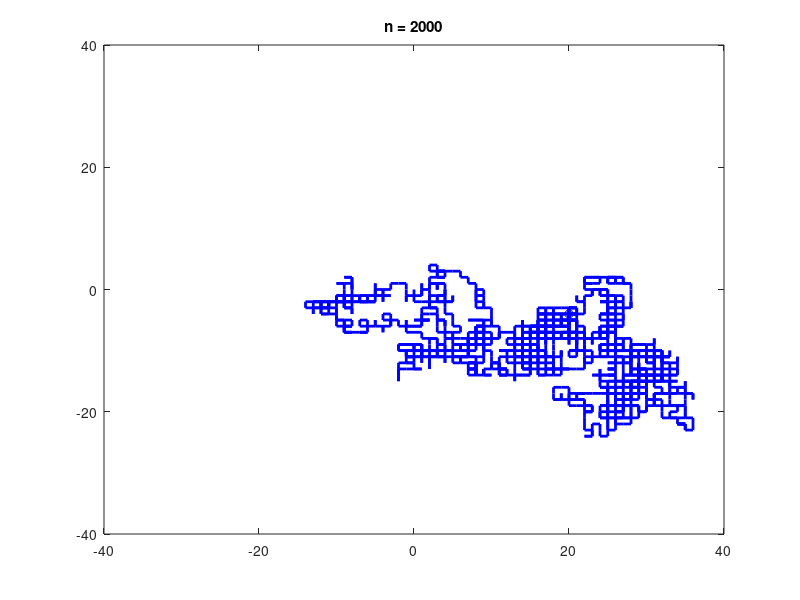

Source code (MATLAB):
close all    

X = [0 0];
h =plot(X(1),X(2), 'o')
maxAx =5;
axis([-maxAx maxAx -maxAx maxAx])
hold on

title('n = 0')
pause()

%Four step directions
Step = [-1 0;1 0;0 1;0 -1];

for n =1:2000
    delete(h)
    direction = randi(4); %random direction uniform integer in [1,4]
    dX = Step(direction,:);
    plot([X(1) X(1)+dX(1)], [X(2), X(2)+dX(2)],'b', 'linewidth',2)
    X = X+dX; 
       
    h = plot([X(1) ], [X(2)],'bo');
    title(['n = ', num2str(n)])
    
    if abs(X(1))>maxAx || abs(X(2))> maxAx
        maxAx = 2*maxAx;
        axis([-maxAx maxAx -maxAx maxAx])
    end
    %hold on
    pause(0.01)
end
